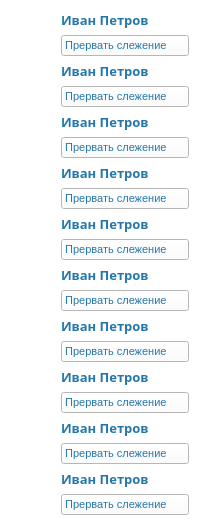
     <widget class="QWidget" name="followed" native="true">
      <property name="styleSheet">
       <string notr="true">background-color: rgb(255, 255, 255)</string>
      </property>
      <layout class="QGridLayout" name="gridLayout_13">
       <item row="4" column="0" rowspan="2">
        <widget class="QLabel" name="f_Photo_3">
         <property name="minimumSize">
          <size>
           <width>43</width>
           <height>43</height>
          </size>
         </property>
         <property name="text">
          <string/>
         </property>
         <property name="pixmap">
          <pixmap resource="build/img.qrc">:/new/img/iconwithoutphoto.png</pixmap>
         </property>
        </widget>
       </item>
       <item row="16" column="0" rowspan="2">
        <widget class="QLabel" name="f_Photo_9">
         <property name="minimumSize">
          <size>
           <width>43</width>
           <height>43</height>
          </size>
         </property>
         <property name="text">
          <string/>
         </property>
         <property name="pixmap">
          <pixmap resource="build/img.qrc">:/new/img/iconwithoutphoto.png</pixmap>
         </property>
        </widget>
       </item>
       <item row="16" column="1">
        <widget class="QLabel" name="followed_9">
         <property name="font">
          <font>
           <family>semi 12 Tahoma</family>
           <pointsize>-1</pointsize>
           <weight>75</weight>
           <bold>true</bold>
          </font>
         </property>
         <property name="styleSheet">
          <string notr="true">font-size: 13px;
font-family: semi bold &quot;Tahoma&quot;;
font-style: semi bold;
color: rgb(37, 119, 170)</string>
         </property>
         <property name="text">
          <string>Иван Петров</string>
         </property>
        </widget>
       </item>
       <item row="18" column="0" rowspan="2">
        <widget class="QLabel" name="f_Photo_10">
         <property name="minimumSize">
          <size>
           <width>43</width>
           <height>43</height>
          </size>
         </property>
         <property name="text">
          <string/>
         </property>
         <property name="pixmap">
          <pixmap resource="build/img.qrc">:/new/img/iconwithoutphoto.png</pixmap>
         </property>
        </widget>
       </item>
       <item row="14" column="0" rowspan="2">
        <widget class="QLabel" name="f_Photo_8">
         <property name="minimumSize">
          <size>
           <width>43</width>
           <height>43</height>
          </size>
         </property>
         <property name="text">
          <string/>
         </property>
         <property name="pixmap">
          <pixmap resource="build/img.qrc">:/new/img/iconwithoutphoto.png</pixmap>
         </property>
        </widget>
       </item>
       <item row="0" column="0" rowspan="2">
        <widget class="QLabel" name="f_Photo_1">
         <property name="minimumSize">
          <size>
           <width>43</width>
           <height>43</height>
          </size>
         </property>
         <property name="text">
          <string/>
         </property>
         <property name="pixmap">
          <pixmap resource="build/img.qrc">:/new/img/iconwithoutphoto.png</pixmap>
         </property>
        </widget>
       </item>
       <item row="10" column="0" rowspan="2">
        <widget class="QLabel" name="f_Photo_6">
         <property name="minimumSize">
          <size>
           <width>43</width>
           <height>43</height>
          </size>
         </property>
         <property name="text">
          <string/>
         </property>
         <property name="pixmap">
          <pixmap resource="build/img.qrc">:/new/img/iconwithoutphoto.png</pixmap>
         </property>
        </widget>
       </item>
       <item row="8" column="0" rowspan="2">
        <widget class="QLabel" name="f_Photo_5">
         <property name="minimumSize">
          <size>
           <width>43</width>
           <height>43</height>
          </size>
         </property>
         <property name="text">
          <string/>
         </property>
         <property name="pixmap">
          <pixmap resource="build/img.qrc">:/new/img/iconwithoutphoto.png</pixmap>
         </property>
        </widget>
       </item>
       <item row="6" column="0" rowspan="2">
        <widget class="QLabel" name="f_Photo_4">
         <property name="minimumSize">
          <size>
           <width>43</width>
           <height>43</height>
          </size>
         </property>
         <property name="text">
          <string/>
         </property>
         <property name="pixmap">
          <pixmap resource="build/img.qrc">:/new/img/iconwithoutphoto.png</pixmap>
         </property>
        </widget>
       </item>
       <item row="14" column="1">
        <widget class="QLabel" name="followed_8">
         <property name="font">
          <font>
           <family>semi 12 Tahoma</family>
           <pointsize>-1</pointsize>
           <weight>75</weight>
           <bold>true</bold>
          </font>
         </property>
         <property name="styleSheet">
          <string notr="true">font-size: 13px;
font-family: semi bold &quot;Tahoma&quot;;
font-style: semi bold;
color: rgb(37, 119, 170)</string>
         </property>
         <property name="text">
          <string>Иван Петров</string>
         </property>
        </widget>
       </item>
       <item row="6" column="1">
        <widget class="QLabel" name="followed_4">
         <property name="font">
          <font>
           <family>semi 12 Tahoma</family>
           <pointsize>-1</pointsize>
           <weight>75</weight>
           <bold>true</bold>
          </font>
         </property>
         <property name="styleSheet">
          <string notr="true">font-size: 13px;
font-family: semi bold &quot;Tahoma&quot;;
font-style: semi bold;
color: rgb(37, 119, 170)</string>
         </property>
         <property name="text">
          <string>Иван Петров</string>
         </property>
        </widget>
       </item>
       <item row="10" column="1">
        <widget class="QLabel" name="followed_6">
         <property name="font">
          <font>
           <family>semi 12 Tahoma</family>
           <pointsize>-1</pointsize>
           <weight>75</weight>
           <bold>true</bold>
          </font>
         </property>
         <property name="styleSheet">
          <string notr="true">font-size: 13px;
font-family: semi bold &quot;Tahoma&quot;;
font-style: semi bold;
color: rgb(37, 119, 170)</string>
         </property>
         <property name="text">
          <string>Иван Петров</string>
         </property>
        </widget>
       </item>
       <item row="4" column="1">
        <widget class="QLabel" name="followed_3">
         <property name="font">
          <font>
           <family>semi 12 Tahoma</family>
           <pointsize>-1</pointsize>
           <weight>75</weight>
           <bold>true</bold>
          </font>
         </property>
         <property name="styleSheet">
          <string notr="true">font-size: 13px;
font-family: semi bold &quot;Tahoma&quot;;
font-style: semi bold;
color: rgb(37, 119, 170)</string>
         </property>
         <property name="text">
          <string>Иван Петров</string>
         </property>
        </widget>
       </item>
       <item row="2" column="1">
        <widget class="QLabel" name="followed_2">
         <property name="font">
          <font>
           <family>semi 12 Tahoma</family>
           <pointsize>-1</pointsize>
           <weight>75</weight>
           <bold>true</bold>
          </font>
         </property>
         <property name="styleSheet">
          <string notr="true">font-size: 13px;
font-family: semi bold &quot;Tahoma&quot;;
font-style: semi bold;
color: rgb(37, 119, 170)</string>
         </property>
         <property name="text">
          <string>Иван Петров</string>
         </property>
        </widget>
       </item>
       <item row="8" column="1">
        <widget class="QLabel" name="followed_5">
         <property name="font">
          <font>
           <family>semi 12 Tahoma</family>
           <pointsize>-1</pointsize>
           <weight>75</weight>
           <bold>true</bold>
          </font>
         </property>
         <property name="styleSheet">
          <string notr="true">font-size: 13px;
font-family: semi bold &quot;Tahoma&quot;;
font-style: semi bold;
color: rgb(37, 119, 170)</string>
         </property>
         <property name="text">
          <string>Иван Петров</string>
         </property>
        </widget>
       </item>
       <item row="18" column="1">
        <widget class="QLabel" name="followed_10">
         <property name="font">
          <font>
           <family>semi 12 Tahoma</family>
           <pointsize>-1</pointsize>
           <weight>75</weight>
           <bold>true</bold>
          </font>
         </property>
         <property name="styleSheet">
          <string notr="true">font-size: 13px;
font-family: semi bold &quot;Tahoma&quot;;
font-style: semi bold;
color: rgb(37, 119, 170)</string>
         </property>
         <property name="text">
          <string>Иван Петров</string>
         </property>
        </widget>
       </item>
       <item row="12" column="0" rowspan="2">
        <widget class="QLabel" name="f_Photo_7">
         <property name="minimumSize">
          <size>
           <width>43</width>
           <height>43</height>
          </size>
         </property>
         <property name="text">
          <string/>
         </property>
         <property name="pixmap">
          <pixmap resource="build/img.qrc">:/new/img/iconwithoutphoto.png</pixmap>
         </property>
        </widget>
       </item>
       <item row="12" column="1">
        <widget class="QLabel" name="followed_7">
         <property name="font">
          <font>
           <family>semi 12 Tahoma</family>
           <pointsize>-1</pointsize>
           <weight>75</weight>
           <bold>true</bold>
          </font>
         </property>
         <property name="styleSheet">
          <string notr="true">font-size: 13px;
font-family: semi bold &quot;Tahoma&quot;;
font-style: semi bold;
color: rgb(37, 119, 170)</string>
         </property>
         <property name="text">
          <string>Иван Петров</string>
         </property>
        </widget>
       </item>
       <item row="2" column="0" rowspan="2">
        <widget class="QLabel" name="f_Photo_2">
         <property name="minimumSize">
          <size>
           <width>43</width>
           <height>43</height>
          </size>
         </property>
         <property name="text">
          <string/>
         </property>
         <property name="pixmap">
          <pixmap resource="build/img.qrc">:/new/img/iconwithoutphoto.png</pixmap>
         </property>
        </widget>
       </item>
       <item row="0" column="1">
        <widget class="QLabel" name="followed_1">
         <property name="font">
          <font>
           <family>semi 12 Tahoma</family>
           <pointsize>-1</pointsize>
           <weight>75</weight>
           <bold>true</bold>
          </font>
         </property>
         <property name="styleSheet">
          <string notr="true">font-size: 13px;
font-family: semi bold &quot;Tahoma&quot;;
font-style: semi bold;
color: rgb(37, 119, 170)</string>
         </property>
         <property name="text">
          <string>Иван Петров</string>
         </property>
        </widget>
       </item>
       <item row="1" column="1">
        <widget class="QPushButton" name="stop_Following_1">
         <property name="styleSheet">
          <string notr="true">font-size: 11px;
font-family: semi bold &quot;Tahoma&quot;;
font-style: semi bold;
color: rgb(37, 119, 170)</string>
         </property>
         <property name="text">
          <string>Прервать слежение      </string>
         </property>
        </widget>
       </item>
       <item row="3" column="1">
        <widget class="QPushButton" name="stop_Following_2">
         <property name="styleSheet">
          <string notr="true">font-size: 11px;
font-family: semi bold &quot;Tahoma&quot;;
font-style: semi bold;
color: rgb(37, 119, 170)</string>
         </property>
         <property name="text">
          <string>Прервать слежение      </string>
         </property>
        </widget>
       </item>
       <item row="5" column="1">
        <widget class="QPushButton" name="stop_Following_3">
         <property name="styleSheet">
          <string notr="true">font-size: 11px;
font-family: semi bold &quot;Tahoma&quot;;
font-style: semi bold;
color: rgb(37, 119, 170)</string>
         </property>
         <property name="text">
          <string>Прервать слежение      </string>
         </property>
        </widget>
       </item>
       <item row="7" column="1">
        <widget class="QPushButton" name="stop_Following_4">
         <property name="styleSheet">
          <string notr="true">font-size: 11px;
font-family: semi bold &quot;Tahoma&quot;;
font-style: semi bold;
color: rgb(37, 119, 170)</string>
         </property>
         <property name="text">
          <string>Прервать слежение      </string>
         </property>
        </widget>
       </item>
       <item row="9" column="1">
        <widget class="QPushButton" name="stop_Following_5">
         <property name="styleSheet">
          <string notr="true">font-size: 11px;
font-family: semi bold &quot;Tahoma&quot;;
font-style: semi bold;
color: rgb(37, 119, 170)</string>
         </property>
         <property name="text">
          <string>Прервать слежение      </string>
         </property>
        </widget>
       </item>
       <item row="11" column="1">
        <widget class="QPushButton" name="stop_Following_6">
         <property name="styleSheet">
          <string notr="true">font-size: 11px;
font-family: semi bold &quot;Tahoma&quot;;
font-style: semi bold;
color: rgb(37, 119, 170)</string>
         </property>
         <property name="text">
          <string>Прервать слежение      </string>
         </property>
        </widget>
       </item>
       <item row="13" column="1">
        <widget class="QPushButton" name="stop_Following_7">
         <property name="styleSheet">
          <string notr="true">font-size: 11px;
font-family: semi bold &quot;Tahoma&quot;;
font-style: semi bold;
color: rgb(37, 119, 170)</string>
         </property>
         <property name="text">
          <string>Прервать слежение      </string>
         </property>
        </widget>
       </item>
       <item row="15" column="1">
        <widget class="QPushButton" name="stop_Following_8">
         <property name="styleSheet">
          <string notr="true">font-size: 11px;
font-family: semi bold &quot;Tahoma&quot;;
font-style: semi bold;
color: rgb(37, 119, 170)</string>
         </property>
         <property name="text">
          <string>Прервать слежение      </string>
         </property>
        </widget>
       </item>
       <item row="17" column="1">
        <widget class="QPushButton" name="stop_Following_9">
         <property name="styleSheet">
          <string notr="true">font-size: 11px;
font-family: semi bold &quot;Tahoma&quot;;
font-style: semi bold;
color: rgb(37, 119, 170)</string>
         </property>
         <property name="text">
          <string>Прервать слежение      </string>
         </property>
        </widget>
       </item>
       <item row="19" column="1">
        <widget class="QPushButton" name="stop_Following_10">
         <property name="styleSheet">
          <string notr="true">font-size: 11px;
font-family: semi bold &quot;Tahoma&quot;;
font-style: semi bold;
color: rgb(37, 119, 170)</string>
         </property>
         <property name="text">
          <string>Прервать слежение      </string>
         </property>
        </widget>
       </item>
      </layout>
     </widget>
